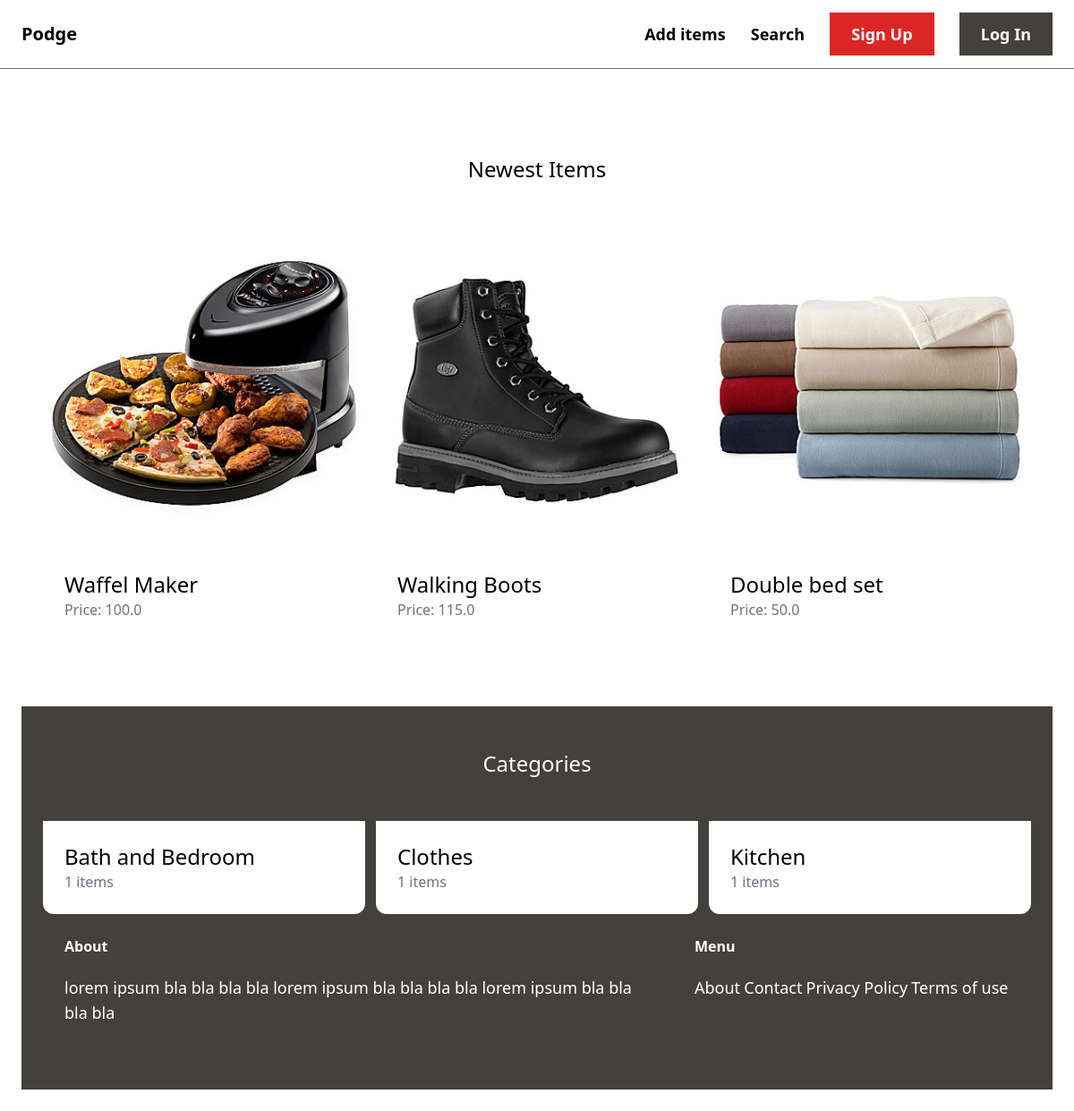
The app's page /, older data.
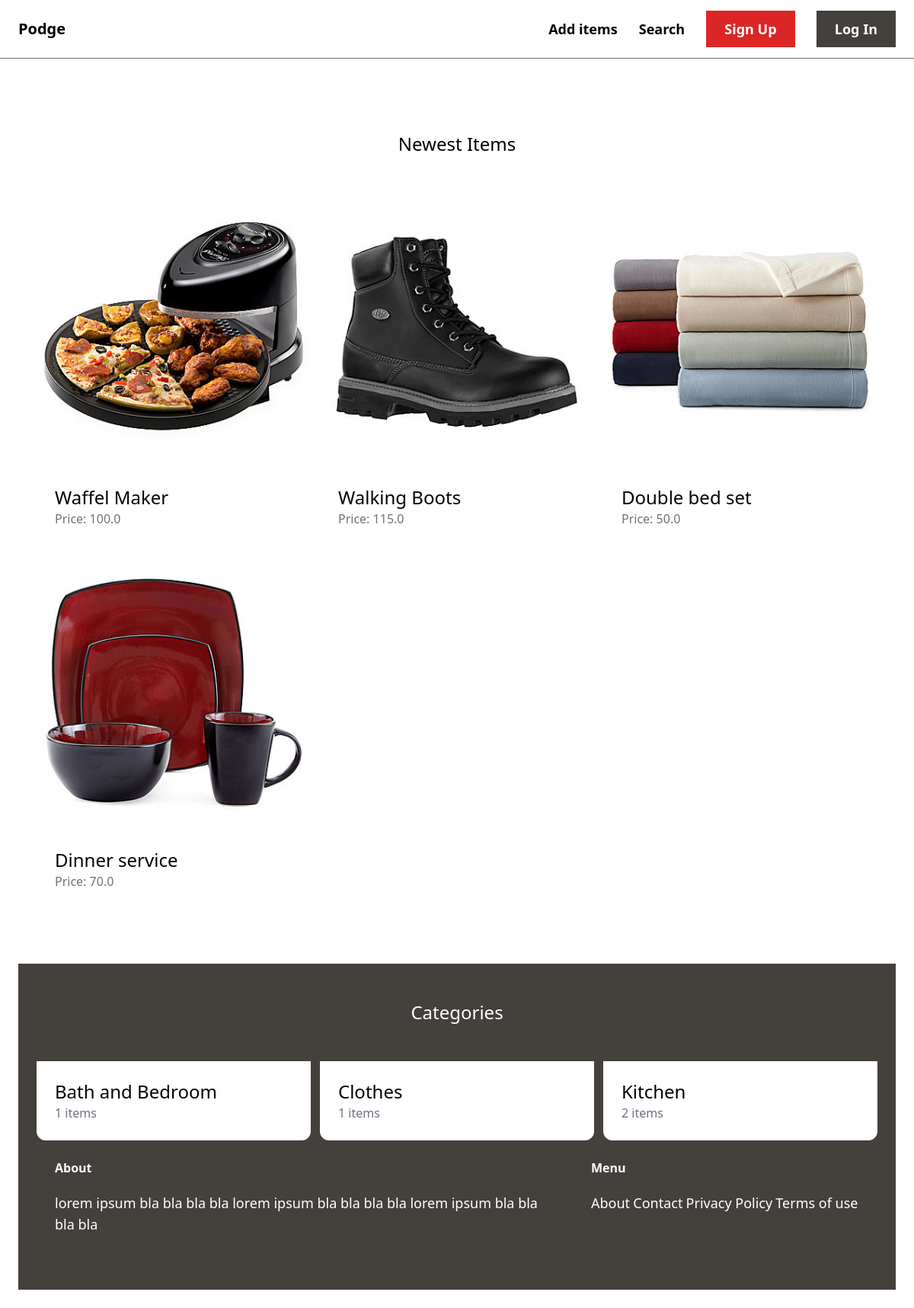
The same page, newer data.
### item/models.py (models this page shows, shortened)
class Item(models.Model):
    category = models.ForeignKey(Category, related_name='items', on_delete=models.CASCADE)
    name = models.CharField(max_length=255)
    description = models.TextField(blank=True, null=True)
    price = models.FloatField()
    image = models.ImageField(upload_to='item_images', blank=True, null=True)
    is_sold = models.BooleanField(default=False)
    created_by = models.ForeignKey(User, related_name='items', on_delete=models.CASCADE)
    created_at = models.DateTimeField(auto_now_add=True)

class Category(models.Model):
    name = models.CharField(max_length=255)
    class Meta:
        ordering = ('name', )
        verbose_name_plural = 'Categories'

### home/views.py (the view)
# urls.py: path('', views.index, name='index'),
def index(request):
    items = Item.objects.filter(is_sold=False)[0:6]
    categories = Category.objects.all()
    return render(request, "home/index.html", {
        'categories': categories,
        'items': items,
    })

### home/templates/home/index.html (shortened to what this page needs)
{%  extends 'home/base.html' %}
{% block content %}
<div class="mt-6 px-6 py-12">
    <h2 class="mb-12 text-2xl text-center">Newest Items</h2>
    <div class="grid grid-cols-3 gap-3">
        {% for item in items %}
        <div>
            <a href="{% url 'item:detail' item.id %}">
                <div>
                    <img src="{{ item.image.url }}" class="rounded-t-xl">
                </div>
                <div class="p-6 bg-white rounded-b-xl">
                    <h2 class="text-2xl">{{ item.name }}</h2>
                    <p class="text-stone-500">Price: {{ item.price }}</p>
                </div>
            </a>
        </div>
        {% endfor %}
    </div>
</div>
    <div class="mt-6 px-6 py-12 bg-stone-700">
    <h2 class="mb-12 text-2xl text-white text-center">Categories</h2>
    <div class="grid grid-cols-3 gap-3">
        {% for category in categories %}
            <div>
                <a href="#">
                    <div class="p-6 bg-white rounded-b-xl">
                        <h2 class="text-2xl">{{ category.name }}</h2>
                        <p class="text-gray-500">{{ category.items.count }} items</p>
                    </div>
                </a>
            </div>
        {% endfor %}
{% endblock %}

Row changes from the older to the newer data that the page shows:
added Item: image (picture), name "Dinner service", price "70.0"
computed for Category "Kitchen": items.count "1" → "2"
